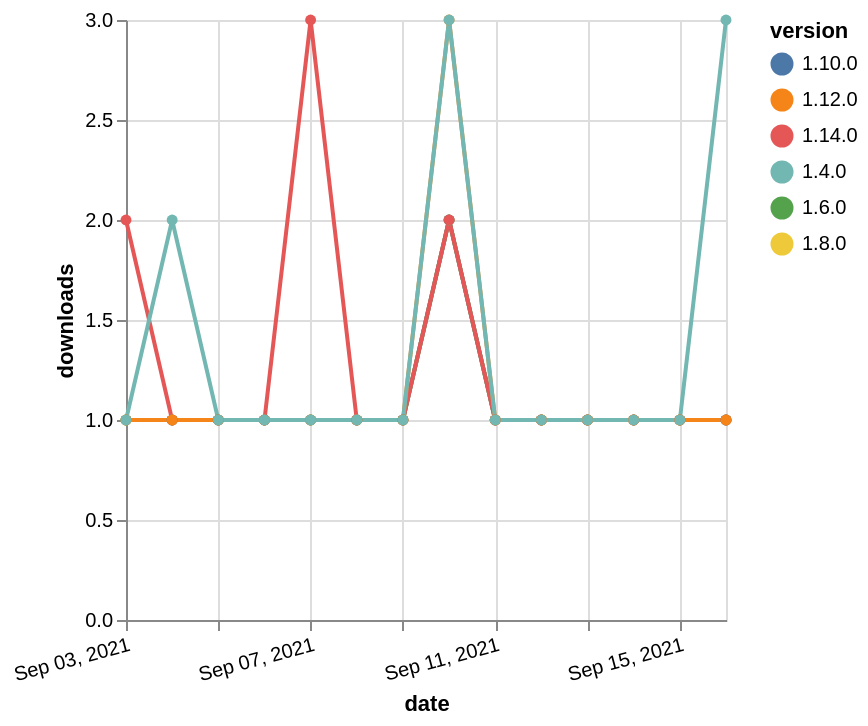

Express this chart as Vega-Lite.
### Vega-Lite specification from a JSON file in a GitHub repository (floating-point values rounded to 4 significant figures)
{"$schema": "https://vega.github.io/schema/vega-lite/v5.json", "description": "A simple bar chart with embedded data.", "data": {"values": [{"date": "2021-09-03", "total": 215, "delta": 1, "version": "1.6.0"}, {"date": "2021-09-04", "total": 216, "delta": 1, "version": "1.6.0"}, {"date": "2021-09-05", "total": 217, "delta": 1, "version": "1.6.0"}, {"date": "2021-09-06", "total": 218, "delta": 1, "version": "1.6.0"}, {"date": "2021-09-07", "total": 219, "delta": 1, "version": "1.6.0"}, {"date": "2021-09-08", "total": 220, "delta": 1, "version": "1.6.0"}, {"date": "2021-09-09", "total": 221, "delta": 1, "version": "1.6.0"}, {"date": "2021-09-10", "total": 223, "delta": 2, "version": "1.6.0"}, {"date": "2021-09-11", "total": 224, "delta": 1, "version": "1.6.0"}, {"date": "2021-09-12", "total": 225, "delta": 1, "version": "1.6.0"}, {"date": "2021-09-13", "total": 226, "delta": 1, "version": "1.6.0"}, {"date": "2021-09-14", "total": 227, "delta": 1, "version": "1.6.0"}, {"date": "2021-09-15", "total": 228, "delta": 1, "version": "1.6.0"}, {"date": "2021-09-16", "total": 229, "delta": 1, "version": "1.6.0"}, {"date": "2021-09-03", "total": 199, "delta": 1, "version": "1.8.0"}, {"date": "2021-09-04", "total": 200, "delta": 1, "version": "1.8.0"}, {"date": "2021-09-05", "total": 201, "delta": 1, "version": "1.8.0"}, {"date": "2021-09-06", "total": 202, "delta": 1, "version": "1.8.0"}, {"date": "2021-09-07", "total": 203, "delta": 1, "version": "1.8.0"}, {"date": "2021-09-08", "total": 204, "delta": 1, "version": "1.8.0"}, {"date": "2021-09-09", "total": 205, "delta": 1, "version": "1.8.0"}, {"date": "2021-09-10", "total": 207, "delta": 2, "version": "1.8.0"}, {"date": "2021-09-11", "total": 208, "delta": 1, "version": "1.8.0"}, {"date": "2021-09-12", "total": 209, "delta": 1, "version": "1.8.0"}, {"date": "2021-09-13", "total": 210, "delta": 1, "version": "1.8.0"}, {"date": "2021-09-14", "total": 211, "delta": 1, "version": "1.8.0"}, {"date": "2021-09-15", "total": 212, "delta": 1, "version": "1.8.0"}, {"date": "2021-09-16", "total": 213, "delta": 1, "version": "1.8.0"}, {"date": "2021-09-03", "total": 178, "delta": 1, "version": "1.10.0"}, {"date": "2021-09-04", "total": 179, "delta": 1, "version": "1.10.0"}, {"date": "2021-09-05", "total": 180, "delta": 1, "version": "1.10.0"}, {"date": "2021-09-06", "total": 181, "delta": 1, "version": "1.10.0"}, {"date": "2021-09-07", "total": 182, "delta": 1, "version": "1.10.0"}, {"date": "2021-09-08", "total": 183, "delta": 1, "version": "1.10.0"}, {"date": "2021-09-09", "total": 184, "delta": 1, "version": "1.10.0"}, {"date": "2021-09-10", "total": 186, "delta": 2, "version": "1.10.0"}, {"date": "2021-09-11", "total": 187, "delta": 1, "version": "1.10.0"}, {"date": "2021-09-12", "total": 188, "delta": 1, "version": "1.10.0"}, {"date": "2021-09-13", "total": 189, "delta": 1, "version": "1.10.0"}, {"date": "2021-09-14", "total": 190, "delta": 1, "version": "1.10.0"}, {"date": "2021-09-15", "total": 191, "delta": 1, "version": "1.10.0"}, {"date": "2021-09-16", "total": 192, "delta": 1, "version": "1.10.0"}, {"date": "2021-09-03", "total": 130, "delta": 2, "version": "1.14.0"}, {"date": "2021-09-04", "total": 131, "delta": 1, "version": "1.14.0"}, {"date": "2021-09-05", "total": 132, "delta": 1, "version": "1.14.0"}, {"date": "2021-09-06", "total": 133, "delta": 1, "version": "1.14.0"}, {"date": "2021-09-07", "total": 136, "delta": 3, "version": "1.14.0"}, {"date": "2021-09-08", "total": 137, "delta": 1, "version": "1.14.0"}, {"date": "2021-09-09", "total": 138, "delta": 1, "version": "1.14.0"}, {"date": "2021-09-10", "total": 140, "delta": 2, "version": "1.14.0"}, {"date": "2021-09-11", "total": 141, "delta": 1, "version": "1.14.0"}, {"date": "2021-09-12", "total": 142, "delta": 1, "version": "1.14.0"}, {"date": "2021-09-13", "total": 143, "delta": 1, "version": "1.14.0"}, {"date": "2021-09-14", "total": 144, "delta": 1, "version": "1.14.0"}, {"date": "2021-09-15", "total": 145, "delta": 1, "version": "1.14.0"}, {"date": "2021-09-16", "total": 146, "delta": 1, "version": "1.14.0"}, {"date": "2021-09-03", "total": 206, "delta": 1, "version": "1.12.0"}, {"date": "2021-09-04", "total": 207, "delta": 1, "version": "1.12.0"}, {"date": "2021-09-05", "total": 208, "delta": 1, "version": "1.12.0"}, {"date": "2021-09-06", "total": 209, "delta": 1, "version": "1.12.0"}, {"date": "2021-09-07", "total": 210, "delta": 1, "version": "1.12.0"}, {"date": "2021-09-08", "total": 211, "delta": 1, "version": "1.12.0"}, {"date": "2021-09-09", "total": 212, "delta": 1, "version": "1.12.0"}, {"date": "2021-09-10", "total": 215, "delta": 3, "version": "1.12.0"}, {"date": "2021-09-11", "total": 216, "delta": 1, "version": "1.12.0"}, {"date": "2021-09-12", "total": 217, "delta": 1, "version": "1.12.0"}, {"date": "2021-09-13", "total": 218, "delta": 1, "version": "1.12.0"}, {"date": "2021-09-14", "total": 219, "delta": 1, "version": "1.12.0"}, {"date": "2021-09-15", "total": 220, "delta": 1, "version": "1.12.0"}, {"date": "2021-09-16", "total": 221, "delta": 1, "version": "1.12.0"}, {"date": "2021-09-03", "total": 426, "delta": 1, "version": "1.4.0"}, {"date": "2021-09-04", "total": 428, "delta": 2, "version": "1.4.0"}, {"date": "2021-09-05", "total": 429, "delta": 1, "version": "1.4.0"}, {"date": "2021-09-06", "total": 430, "delta": 1, "version": "1.4.0"}, {"date": "2021-09-07", "total": 431, "delta": 1, "version": "1.4.0"}, {"date": "2021-09-08", "total": 432, "delta": 1, "version": "1.4.0"}, {"date": "2021-09-09", "total": 433, "delta": 1, "version": "1.4.0"}, {"date": "2021-09-10", "total": 436, "delta": 3, "version": "1.4.0"}, {"date": "2021-09-11", "total": 437, "delta": 1, "version": "1.4.0"}, {"date": "2021-09-12", "total": 438, "delta": 1, "version": "1.4.0"}, {"date": "2021-09-13", "total": 439, "delta": 1, "version": "1.4.0"}, {"date": "2021-09-14", "total": 440, "delta": 1, "version": "1.4.0"}, {"date": "2021-09-15", "total": 441, "delta": 1, "version": "1.4.0"}, {"date": "2021-09-16", "total": 444, "delta": 3, "version": "1.4.0"}]}, "width": "container", "mark": {"type": "line", "point": {"filled": true}}, "encoding": {"x": {"field": "date", "type": "temporal", "timeUnit": "yearmonthdate", "title": "date", "axis": {"labelAngle": -15}}, "y": {"field": "delta", "type": "quantitative", "title": "downloads"}, "color": {"field": "version", "type": "nominal"}, "tooltip": {"field": "delta"}}}
